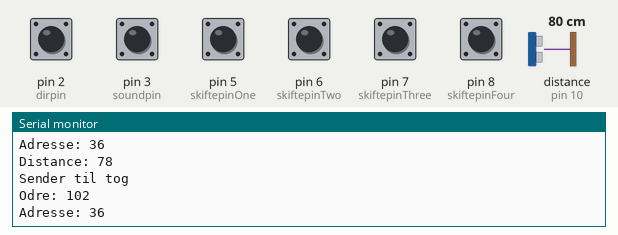
Simulated run of this sketch. Board: Arduino Uno, built with avr-gcc and run on an emulated ATmega328P. On the bench: the last lines printed to the serial monitor. Wiring (inferred from the names in the program): ultrasonic range finder: trigger pin 9; echo pin 10. Inputs (shaded band) come from the test bench; at power-on: pin 2 (dirpin), pin 3 (soundpin), pin 5 (skiftepinOne), pin 6 (skiftepinTwo), pin 7 (skiftepinThree), pin 8 (skiftepinFour) HIGH, distance to the obstacle (sensor on pin 10) 80 cm. The echo pulse lasts 58.3 µs per cm.

Above: at 1.2 s.
1.3 s: distance to the obstacle (sensor on pin 10) set to 2 cm
4.3 s: distance to the obstacle (sensor on pin 10) set to 4 cm
7.3 s: distance to the obstacle (sensor on pin 10) set to 9 cm
At 7.66 s:
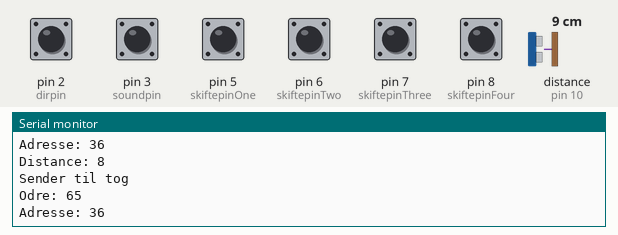
9.3 s: distance to the obstacle (sensor on pin 10) set to 18 cm
At 9.47 s:
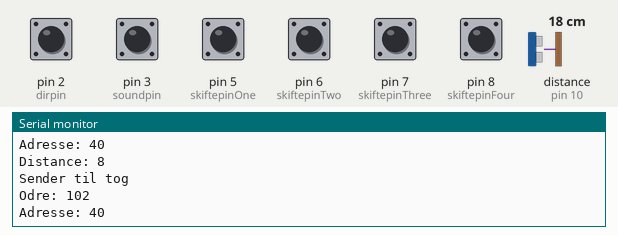
11.4 s: distance to the obstacle (sensor on pin 10) set to 35 cm
At 11.5 s:
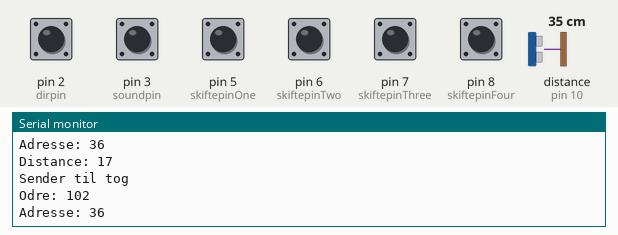
14.4 s: distance to the obstacle (sensor on pin 10) set to 250 cm
Timing chart, 0 to 17.4 s (numbered marks = the images above; inputs shaded):
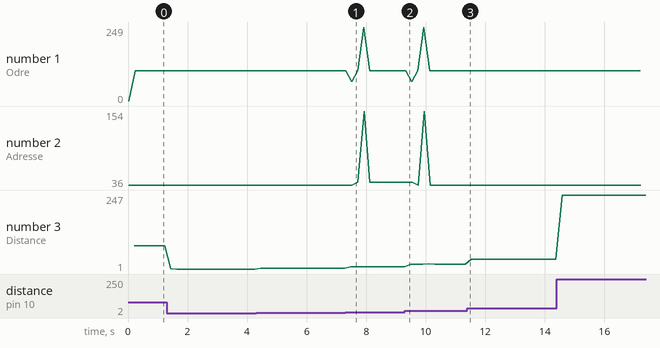

The sketch:

VoresProjekt.ino
```cpp
#define DCC_PIN    4  // Arduino pin for DCC out
#define soundpin   3  // sense for direction
#define dirpin     2  // sense for direction
#define skiftepinOne  5
#define skiftepinTwo 6
#define skiftepinThree 7
#define skiftepinFour 8

#define togAdrEt 36
#define togAdrTo 40

unsigned char data, xdata;
const int trigPin = 9;
const int echoPin = 10;
// defines variables
long duration;
int distance;
boolean innerPassing;
boolean outerPassing;
boolean innerPassed;
boolean outerPassed;
boolean stopSend;
boolean changeTrainTracks = false;
boolean trainChanged;

int i,j,k,l,m,n;
int trainTrack; // 0 = outer 1 = inner

//Timer frequency is 2MHz for ( /8 prescale from 16MHz )
#define TIMER_SHORT 0x8D  // 58usec pulse length 141 255-141=114
#define TIMER_LONG  0x1B  // 116usec pulse length 27 255-27 =228

unsigned char last_timer=TIMER_SHORT;  // store last timer value

unsigned char flag=0;  // used for short or long pulse
unsigned char every_second_isr = 0;  // pulse up or down

// definitions for state machine
#define PREAMBLE  0
#define SEPERATOR 1
#define SENDBYTE  2

unsigned char state = PREAMBLE;
unsigned char preamble_count = 16;
unsigned char outbyte = 0;
unsigned char cbit = 0x80;

// variables for throttle
// unsigned char locoSpeed=0;

unsigned char locoAdr=36;   // this is the (fixed) address of the loco
unsigned char skifteAdr=0x9A;
unsigned char sound=0;

boolean harSendt = false;
int skiftSpor = 0;

// buffer for command
struct Message
{
   unsigned char data[7];
   unsigned char len;
};

#define MAXMSG  3
// for the time being, use only two messages - the idle msg and the loco Speed msg

struct Message msg[MAXMSG] =
{
    { { 0xFF,     0, 0xFF, 0, 0, 0, 0}, 3},   // idle msg
    { { 0, 0,  0, 0, 0, 0, 0}, 3},    // locoMsg with 128 speed steps
    { { 0, 0,  0, 0, 0, 0, 0}, 3}

};               // loco msg must be filled later with speed and XOR data byte

int msgIndex=0;
int byteIndex=0;

//Setup Timer2.
//Configures the 8-Bit Timer2 to generate an interrupt at the specified frequency.
//Returns the time load value which must be loaded into TCNT2 inside your ISR routine.

void SetupTimer2()
{
  //Timer2 Settings: Timer Prescaler /8, mode 0
  //Timmer clock = 16MHz/8 = 2MHz oder 0,5usec
  // - page 206 ATmega328/P
  TCCR2A = 0;
  TCCR2B = 0<<CS22 | 1<<CS21 | 0<<CS20;

/*         bit 2     bit 1     bit0
            0         0         0       Timer/Counter stopped
            0         0         1       No Prescaling
            0         1         0       Prescaling by 8
            0         0         0       Prescaling by 32
            1         0         0       Prescaling by 64
            1         0         1       Prescaling by 128
            1         1         0       Prescaling by 256
            1         1         1       Prescaling by 1024
*/

  //Timer2 Overflow Interrupt Enable - page 211 ATmega328/P
  TIMSK2 = 1<<TOIE2;

  //load the timer for its first cycle
  TCNT2=TIMER_SHORT;
}

//Timer2 overflow interrupt vector handler
ISR(TIMER2_OVF_vect)
{
  //Capture the current timer value TCTN2. This is how much error we have
  //due to interrupt latency and the work in this function
  //Reload the timer and correct for latency.
  unsigned char latency;

  // for every second interupt just toggle signal
  if (every_second_isr)
  {
     digitalWrite(DCC_PIN,1);
     every_second_isr = 0;

     // set timer to last value
     latency=TCNT2;
     TCNT2=latency+last_timer;

  }
  else
  {  // != every second interrupt, advance bit or state
     digitalWrite(DCC_PIN,0);
     every_second_isr = 1;

     switch(state)
     {
       case PREAMBLE:
           flag=1; // short pulse
           preamble_count--;
           if (preamble_count == 0)
           {  // advance to next state
              state = SEPERATOR;
              // get next message
              msgIndex++;
              if (msgIndex >= MAXMSG)
              {
                msgIndex = 0;
              }
              byteIndex = 0; //start msg with byte 0
           }
           break;
        case SEPERATOR:
           flag=0; // long pulse
           // then advance to next state
           state = SENDBYTE;
           // goto next byte ...

           cbit = 0x80;  // send this bit next time first
           outbyte = msg[msgIndex].data[byteIndex];
           break;
        case SENDBYTE:
           if (outbyte & cbit)
           {
              flag = 1;  // send short pulse
           }
           else
           {
              flag = 0;  // send long pulse
           }
           cbit = cbit >> 1;
           if (cbit == 0)
           {  // last bit sent, is there a next byte?
              //Serial.print(" ");
              byteIndex++;

              if (byteIndex >= msg[msgIndex].len)
              {
                 // this was already the XOR byte then advance to preamble
                 state = PREAMBLE;
                 preamble_count = 16;
                 //Serial.println();

              }
              else
              {
                 // send separtor and advance to next byte
                 state = SEPERATOR ;
              }
           }
           break;
     }

     if (flag)
     {  // if data==1 then short pulse
        latency=TCNT2;
        TCNT2=latency+TIMER_SHORT;
        last_timer=TIMER_SHORT;
        //Serial.print('1');
     }
     else
     {   // long pulse
        latency=TCNT2;
        TCNT2=latency+TIMER_LONG;
        last_timer=TIMER_LONG;
        //Serial.print('0');
     }
  }
}

void setup(void)
{
  pinMode(DCC_PIN,OUTPUT);   // this is for the DCC Signal
  pinMode(dirpin,INPUT_PULLUP);
  pinMode(soundpin,INPUT_PULLUP);
  pinMode(skiftepinOne,INPUT_PULLUP);
  pinMode(skiftepinTwo,INPUT_PULLUP);
  pinMode(skiftepinThree,INPUT_PULLUP);
  pinMode(skiftepinFour,INPUT_PULLUP);
  pinMode(trigPin, OUTPUT); // Sets the trigPin as an Output
  pinMode(echoPin, INPUT); // Sets the echoPin as an Input
  Serial.begin(9600); // Starts the serial communication

   i = digitalRead(dirpin);
   j = digitalRead(soundpin);
   k = digitalRead(skiftepinOne);
   l = digitalRead(skiftepinTwo);
   m = digitalRead(skiftepinThree);
   n = digitalRead(skiftepinFour);

  assemble_dcc_msg();

  //Start the timer
  SetupTimer2();
}

void loop(void)
{
  delay(200);
  Ultrasound();
  Serial.print("Distance: ");
  Serial.println(distance);
  checkForPassing(); // Sætter booleans for om et tog er igang med at passere eller passeret
  decideTrainOrder(); // Sætter ordren til stop hvis et tog er passeret ellers sender vi kør
  assemble_dcc_msg();
}

void assemble_dcc_msg()
{
   noInterrupts();  // make sure that only "matching" parts of the message are used in ISR

   if (changeTrainTracks == true) // Send til skiftespor
   {
      if (trainTrack == 0)
      {
          Serial.println("Skiftespor drej");
          msg[1].data[0] = 0x9A;
          msg[2].data[0] = 0x9A;
          msg[1].data[1] = 0xF8;
          msg[2].data[1] = 0xF0;

          changeTrainTracks = false;
          trainTrack = 1;
      }
      else if (trainTrack == 1)
      {
          Serial.println("Skiftespor ligud");
          msg[1].data[0] = 0x9A;
          msg[2].data[0] = 0x9A;
          msg[1].data[1] = 0xF9;
          msg[2].data[1] = 0xF1;

          changeTrainTracks = false;
          trainTrack = 0;
      }
   }
   else // Send til tog
   {
      Serial.println("Sender til tog");
      msg[1].data[0] = locoAdr;
      msg[2].data[0] = locoAdr;
      msg[1].data[1] = data;
      msg[2].data[1] = data;
   }

   printOrdreAdresse();  // Serial prints for debugging

   msg[1].data[2] = msg[1].data[0] ^ msg[1].data[1]; // XOR bytes
   msg[2].data[2] = msg[2].data[0] ^ msg[2].data[1];

   interrupts();

   if (trainChanged) // Når vi har skiftet tog adressen
   {
      changeTrainTracks = true; // skifter vi sporskiftet
      trainChanged = false;
   }

   if (stopSend == true) // Når vi har stoppet toget skifter vi adressen
   {
      if (locoAdr == togAdrEt)
      {
          locoAdr = togAdrTo;
          stopSend = false;
          trainChanged = true;

      }
      else if (locoAdr == togAdrTo)
      {
         locoAdr = togAdrEt;
         stopSend = false;
         trainChanged = true;
      }
   }
}

void Ultrasound()
{
  digitalWrite(trigPin, LOW);
  delayMicroseconds(2);
  // Sets the trigPin on HIGH state for 10 micro seconds
  digitalWrite(trigPin, HIGH);
  delayMicroseconds(10);
  digitalWrite(trigPin, LOW);
  // Reads the echoPin, returns the sound wave travel time in microseconds
  duration = pulseIn(echoPin, HIGH);
  // Calculating the distance
  distance= duration*0.034/2;
  // Prints the distance on the Serial Monitor
}

void checkForPassing()
{
   if (innerPassing == false && outerPassing == false)
   {
     if (distance < 6)
     {
        innerPassing = true;
     }
     else if (distance < 15 && distance > 7)
     {
        outerPassing = true;
     }
   }
   else if (innerPassing)
   {
      if (distance > 6)
      {
        innerPassed = true;
        innerPassing = false;
      }
   }
   else if (outerPassing)
   {
      if (distance > 15 || distance < 7)
      {
        outerPassed = true;
        outerPassing = false;
      }
   }
}

void decideTrainOrder()
{
   if (outerPassed)
   {
      data = 0x41;
      stopSend = true;
      outerPassed = false;
   }
   else if (innerPassed)
   {
      data = 0x41;
      stopSend = true;
      innerPassed = false;
   }
   else
   {
      if (i == HIGH) // Forwards if no pin
      {
         data = 0x66;
      }
      else
      {
        data = 0x46; // Backwards if pin
      }
   }
}

void pinCheck() // ikke implementeret
{
  if (k == LOW)
   {
      skiftSpor = 1;
   }
   else if (l == LOW)
   {
      skiftSpor = 2;
   }
   else if (m == LOW)
   {
      skiftSpor = 3;
   }
   else if (n == LOW)
   {
      skiftSpor = 4;
   }
   else
   {
      skiftSpor = 0;
      harSendt = false;
   }

   if (skiftSpor == 1) // 101 drej
   {
      Serial.println("1");
      msg[1].data[0] = 0x9A;
      msg[2].data[0] = 0x9A;
      msg[1].data[1] = 0xF8;
      msg[2].data[1] = 0xF0;

      harSendt = true;
   }
   else if (skiftSpor == 2)// 101 ligeud
   {
      Serial.println("2");
      msg[1].data[0] = 0x9A;
      msg[2].data[0] = 0x9A;
      msg[1].data[1] = 0xF9;
      msg[2].data[1] = 0xF1;

      harSendt = true;
   }
   else if (skiftSpor == 3) // 102 drej
   {
      Serial.println("3");
      msg[1].data[0] = 0x9A;
      msg[2].data[0] = 0x9A;
      msg[1].data[1] = 0xFA;
      msg[2].data[1] = 0xF2;

      harSendt = true;
   }
   else if (skiftSpor == 4)// 102 ligeud
   {
      Serial.println("4");
      msg[1].data[0] = 0x9A;
      msg[2].data[0] = 0x9A;
      msg[1].data[1] = 0xFB;
      msg[2].data[1] = 0xF3;

      harSendt = true;
   }
}

void printOrdreAdresse()
{
   Serial.print("Odre: ");
   Serial.println(msg[1].data[1]);
   Serial.print("Adresse: ");
   Serial.println(msg[1].data[0]);
}
```

Measured:
- after the input at 7.3 s, the serial monitor: prints a new line after 0.18 s (image 1)
- plotted number 2: 36 → 40 after the input at 7.3 s
- plotted number 3: 79 → 1 after the input at 1.3 s, 1 → 3 after the input at 4.3 s, 3 → 8 after the input at 7.3 s, 8 → 17 after the input at 9.3 s, 17 → 34 after the input at 11.4 s
